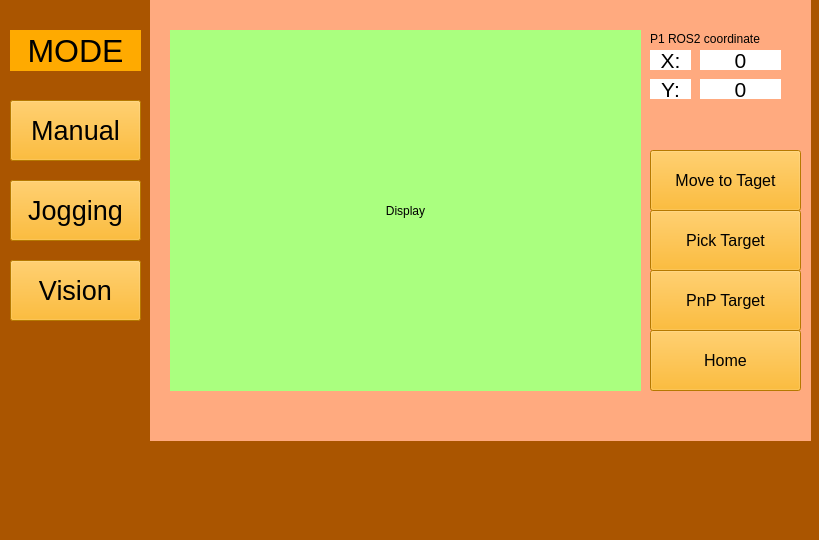
<?xml version="1.0" encoding="UTF-8"?>
<ui version="4.0">
 <class>MainWindow</class>
 <widget class="QMainWindow" name="MainWindow">
  <property name="geometry">
   <rect>
    <x>0</x>
    <y>0</y>
    <width>819</width>
    <height>540</height>
   </rect>
  </property>
  <property name="windowTitle">
   <string>MainWindow</string>
  </property>
  <property name="styleSheet">
   <string notr="true">background-color: rgb(170, 85, 0);</string>
  </property>
  <widget class="QWidget" name="centralwidget">
   <widget class="QStackedWidget" name="stackedWidget">
    <property name="geometry">
     <rect>
      <x>150</x>
      <y>0</y>
      <width>661</width>
      <height>441</height>
     </rect>
    </property>
    <property name="styleSheet">
     <string notr="true">background-color: rgb(255, 170, 127);</string>
    </property>
    <property name="currentIndex">
     <number>1</number>
    </property>
    <widget class="QWidget" name="manpage">
     <widget class="QSlider" name="horizontalSlider_2">
      <property name="geometry">
       <rect>
        <x>70</x>
        <y>240</y>
        <width>271</width>
        <height>31</height>
       </rect>
      </property>
      <property name="cursor">
       <cursorShape>PointingHandCursor</cursorShape>
      </property>
      <property name="mouseTracking">
       <bool>false</bool>
      </property>
      <property name="tabletTracking">
       <bool>false</bool>
      </property>
      <property name="styleSheet">
       <string notr="true">background-color: rgb(255, 170, 0);</string>
      </property>
      <property name="maximum">
       <number>150</number>
      </property>
      <property name="orientation">
       <enum>Qt::Horizontal</enum>
      </property>
     </widget>
     <widget class="QPushButton" name="home_bottom">
      <property name="geometry">
       <rect>
        <x>460</x>
        <y>170</y>
        <width>111</width>
        <height>61</height>
       </rect>
      </property>
      <property name="font">
       <font>
        <pointsize>12</pointsize>
       </font>
      </property>
      <property name="styleSheet">
       <string notr="true">background-color: rgb(255, 170, 0);</string>
      </property>
      <property name="text">
       <string>Home</string>
      </property>
     </widget>
     <widget class="QLabel" name="Z_core">
      <property name="geometry">
       <rect>
        <x>160</x>
        <y>300</y>
        <width>101</width>
        <height>41</height>
       </rect>
      </property>
      <property name="font">
       <font>
        <pointsize>24</pointsize>
       </font>
      </property>
      <property name="styleSheet">
       <string notr="true">background-color: rgb(255, 170, 0);</string>
      </property>
      <property name="text">
       <string>0</string>
      </property>
      <property name="alignment">
       <set>Qt::AlignCenter</set>
      </property>
     </widget>
     <widget class="QSlider" name="horizontalSlider_3">
      <property name="geometry">
       <rect>
        <x>70</x>
        <y>350</y>
        <width>271</width>
        <height>31</height>
       </rect>
      </property>
      <property name="cursor">
       <cursorShape>PointingHandCursor</cursorShape>
      </property>
      <property name="mouseTracking">
       <bool>false</bool>
      </property>
      <property name="tabletTracking">
       <bool>false</bool>
      </property>
      <property name="styleSheet">
       <string notr="true">background-color: rgb(255, 170, 0);</string>
      </property>
      <property name="maximum">
       <number>120</number>
      </property>
      <property name="orientation">
       <enum>Qt::Horizontal</enum>
      </property>
     </widget>
     <widget class="QPushButton" name="start_bottom">
      <property name="geometry">
       <rect>
        <x>460</x>
        <y>240</y>
        <width>111</width>
        <height>61</height>
       </rect>
      </property>
      <property name="font">
       <font>
        <pointsize>12</pointsize>
       </font>
      </property>
      <property name="styleSheet">
       <string notr="true">background-color: rgb(255, 170, 0);</string>
      </property>
      <property name="text">
       <string>Start</string>
      </property>
     </widget>
     <widget class="QLabel" name="label">
      <property name="geometry">
       <rect>
        <x>80</x>
        <y>300</y>
        <width>41</width>
        <height>41</height>
       </rect>
      </property>
      <property name="font">
       <font>
        <pointsize>14</pointsize>
       </font>
      </property>
      <property name="layoutDirection">
       <enum>Qt::LeftToRight</enum>
      </property>
      <property name="styleSheet">
       <string notr="true">background-color: rgb(255, 170, 0);</string>
      </property>
      <property name="text">
       <string>Z -</string>
      </property>
      <property name="alignment">
       <set>Qt::AlignCenter</set>
      </property>
     </widget>
     <widget class="QLabel" name="label_4">
      <property name="geometry">
       <rect>
        <x>300</x>
        <y>190</y>
        <width>41</width>
        <height>41</height>
       </rect>
      </property>
      <property name="font">
       <font>
        <pointsize>14</pointsize>
       </font>
      </property>
      <property name="layoutDirection">
       <enum>Qt::LeftToRight</enum>
      </property>
      <property name="styleSheet">
       <string notr="true">background-color: rgb(255, 170, 0);</string>
      </property>
      <property name="text">
       <string>Y +</string>
      </property>
      <property name="alignment">
       <set>Qt::AlignCenter</set>
      </property>
     </widget>
     <widget class="QLabel" name="label_5">
      <property name="geometry">
       <rect>
        <x>300</x>
        <y>300</y>
        <width>41</width>
        <height>41</height>
       </rect>
      </property>
      <property name="font">
       <font>
        <pointsize>14</pointsize>
       </font>
      </property>
      <property name="layoutDirection">
       <enum>Qt::LeftToRight</enum>
      </property>
      <property name="styleSheet">
       <string notr="true">background-color: rgb(255, 170, 0);</string>
      </property>
      <property name="text">
       <string>Z +</string>
      </property>
      <property name="alignment">
       <set>Qt::AlignCenter</set>
      </property>
     </widget>
     <widget class="QLabel" name="X_core">
      <property name="geometry">
       <rect>
        <x>160</x>
        <y>80</y>
        <width>101</width>
        <height>41</height>
       </rect>
      </property>
      <property name="font">
       <font>
        <pointsize>24</pointsize>
       </font>
      </property>
      <property name="styleSheet">
       <string notr="true">background-color: rgb(255, 170, 0);</string>
      </property>
      <property name="text">
       <string>0</string>
      </property>
      <property name="alignment">
       <set>Qt::AlignCenter</set>
      </property>
     </widget>
     <widget class="QLabel" name="label_3">
      <property name="geometry">
       <rect>
        <x>80</x>
        <y>80</y>
        <width>41</width>
        <height>41</height>
       </rect>
      </property>
      <property name="font">
       <font>
        <pointsize>14</pointsize>
       </font>
      </property>
      <property name="layoutDirection">
       <enum>Qt::LeftToRight</enum>
      </property>
      <property name="styleSheet">
       <string notr="true">background-color: rgb(255, 170, 0);</string>
      </property>
      <property name="text">
       <string>X -</string>
      </property>
      <property name="alignment">
       <set>Qt::AlignCenter</set>
      </property>
     </widget>
     <widget class="QLabel" name="Y_core">
      <property name="geometry">
       <rect>
        <x>160</x>
        <y>190</y>
        <width>101</width>
        <height>41</height>
       </rect>
      </property>
      <property name="font">
       <font>
        <pointsize>24</pointsize>
       </font>
      </property>
      <property name="styleSheet">
       <string notr="true">background-color: rgb(255, 170, 0);</string>
      </property>
      <property name="text">
       <string>0</string>
      </property>
      <property name="alignment">
       <set>Qt::AlignCenter</set>
      </property>
     </widget>
     <widget class="QLabel" name="label_2">
      <property name="geometry">
       <rect>
        <x>80</x>
        <y>190</y>
        <width>41</width>
        <height>41</height>
       </rect>
      </property>
      <property name="font">
       <font>
        <pointsize>14</pointsize>
       </font>
      </property>
      <property name="layoutDirection">
       <enum>Qt::LeftToRight</enum>
      </property>
      <property name="styleSheet">
       <string notr="true">background-color: rgb(255, 170, 0);</string>
      </property>
      <property name="text">
       <string>Y -</string>
      </property>
      <property name="alignment">
       <set>Qt::AlignCenter</set>
      </property>
     </widget>
     <widget class="QSlider" name="horizontalSlider_1">
      <property name="geometry">
       <rect>
        <x>70</x>
        <y>140</y>
        <width>271</width>
        <height>31</height>
       </rect>
      </property>
      <property name="cursor">
       <cursorShape>PointingHandCursor</cursorShape>
      </property>
      <property name="mouseTracking">
       <bool>false</bool>
      </property>
      <property name="tabletTracking">
       <bool>false</bool>
      </property>
      <property name="focusPolicy">
       <enum>Qt::WheelFocus</enum>
      </property>
      <property name="autoFillBackground">
       <bool>false</bool>
      </property>
      <property name="styleSheet">
       <string notr="true">background-color: rgb(255, 170, 0);</string>
      </property>
      <property name="maximum">
       <number>240</number>
      </property>
      <property name="orientation">
       <enum>Qt::Horizontal</enum>
      </property>
     </widget>
     <widget class="QLabel" name="label_6">
      <property name="geometry">
       <rect>
        <x>300</x>
        <y>80</y>
        <width>41</width>
        <height>41</height>
       </rect>
      </property>
      <property name="font">
       <font>
        <pointsize>14</pointsize>
       </font>
      </property>
      <property name="layoutDirection">
       <enum>Qt::LeftToRight</enum>
      </property>
      <property name="styleSheet">
       <string notr="true">background-color: rgb(255, 170, 0);</string>
      </property>
      <property name="text">
       <string>X +</string>
      </property>
      <property name="alignment">
       <set>Qt::AlignCenter</set>
      </property>
     </widget>
     <widget class="QLabel" name="label_7">
      <property name="geometry">
       <rect>
        <x>40</x>
        <y>30</y>
        <width>311</width>
        <height>41</height>
       </rect>
      </property>
      <property name="font">
       <font>
        <pointsize>24</pointsize>
       </font>
      </property>
      <property name="styleSheet">
       <string notr="true">background-color: rgb(255, 170, 0);</string>
      </property>
      <property name="text">
       <string>Joint Positions (mm)</string>
      </property>
      <property name="alignment">
       <set>Qt::AlignCenter</set>
      </property>
     </widget>
     <widget class="QPushButton" name="Initial_bottom">
      <property name="geometry">
       <rect>
        <x>460</x>
        <y>100</y>
        <width>111</width>
        <height>61</height>
       </rect>
      </property>
      <property name="font">
       <font>
        <pointsize>12</pointsize>
       </font>
      </property>
      <property name="styleSheet">
       <string notr="true">background-color: rgb(255, 170, 0);</string>
      </property>
      <property name="text">
       <string>Initial</string>
      </property>
     </widget>
     <widget class="QLabel" name="label_28">
      <property name="geometry">
       <rect>
        <x>390</x>
        <y>40</y>
        <width>251</width>
        <height>41</height>
       </rect>
      </property>
      <property name="font">
       <font>
        <pointsize>24</pointsize>
       </font>
      </property>
      <property name="styleSheet">
       <string notr="true">background-color: rgb(255, 170, 0);</string>
      </property>
      <property name="text">
       <string>Manual Mode</string>
      </property>
      <property name="alignment">
       <set>Qt::AlignCenter</set>
      </property>
     </widget>
    </widget>
    <widget class="QWidget" name="visionpage">
     <widget class="QLabel" name="Display">
      <property name="geometry">
       <rect>
        <x>20</x>
        <y>30</y>
        <width>471</width>
        <height>361</height>
       </rect>
      </property>
      <property name="styleSheet">
       <string notr="true">background-color: rgb(170, 255, 127);</string>
      </property>
      <property name="text">
       <string>Display</string>
      </property>
      <property name="alignment">
       <set>Qt::AlignCenter</set>
      </property>
     </widget>
     <widget class="QPushButton" name="Gopoint">
      <property name="geometry">
       <rect>
        <x>500</x>
        <y>150</y>
        <width>151</width>
        <height>61</height>
       </rect>
      </property>
      <property name="font">
       <font>
        <pointsize>12</pointsize>
       </font>
      </property>
      <property name="styleSheet">
       <string notr="true">background-color: rgb(255, 170, 0);</string>
      </property>
      <property name="text">
       <string>Move to Taget</string>
      </property>
     </widget>
     <widget class="QLabel" name="Vision_X">
      <property name="geometry">
       <rect>
        <x>550</x>
        <y>50</y>
        <width>81</width>
        <height>20</height>
       </rect>
      </property>
      <property name="font">
       <font>
        <pointsize>16</pointsize>
       </font>
      </property>
      <property name="styleSheet">
       <string notr="true">background-color: rgb(255, 255, 255);</string>
      </property>
      <property name="text">
       <string>0</string>
      </property>
      <property name="alignment">
       <set>Qt::AlignCenter</set>
      </property>
     </widget>
     <widget class="QLabel" name="Vision_Y">
      <property name="geometry">
       <rect>
        <x>550</x>
        <y>79</y>
        <width>81</width>
        <height>20</height>
       </rect>
      </property>
      <property name="font">
       <font>
        <pointsize>16</pointsize>
       </font>
      </property>
      <property name="styleSheet">
       <string notr="true">background-color: rgb(255, 255, 255);</string>
      </property>
      <property name="text">
       <string>0</string>
      </property>
      <property name="alignment">
       <set>Qt::AlignCenter</set>
      </property>
     </widget>
     <widget class="QLabel" name="label_16">
      <property name="geometry">
       <rect>
        <x>500</x>
        <y>50</y>
        <width>41</width>
        <height>20</height>
       </rect>
      </property>
      <property name="font">
       <font>
        <pointsize>16</pointsize>
       </font>
      </property>
      <property name="styleSheet">
       <string notr="true">background-color: rgb(255, 255, 255);</string>
      </property>
      <property name="text">
       <string>X:</string>
      </property>
      <property name="alignment">
       <set>Qt::AlignCenter</set>
      </property>
     </widget>
     <widget class="QLabel" name="label_18">
      <property name="geometry">
       <rect>
        <x>500</x>
        <y>79</y>
        <width>41</width>
        <height>20</height>
       </rect>
      </property>
      <property name="font">
       <font>
        <pointsize>16</pointsize>
       </font>
      </property>
      <property name="styleSheet">
       <string notr="true">background-color: rgb(255, 255, 255);</string>
      </property>
      <property name="text">
       <string>Y:</string>
      </property>
      <property name="alignment">
       <set>Qt::AlignCenter</set>
      </property>
     </widget>
     <widget class="QLabel" name="label_15">
      <property name="geometry">
       <rect>
        <x>500</x>
        <y>30</y>
        <width>141</width>
        <height>17</height>
       </rect>
      </property>
      <property name="text">
       <string>P1 ROS2 coordinate</string>
      </property>
     </widget>
     <widget class="QPushButton" name="pick_target_bt">
      <property name="geometry">
       <rect>
        <x>500</x>
        <y>210</y>
        <width>151</width>
        <height>61</height>
       </rect>
      </property>
      <property name="font">
       <font>
        <pointsize>12</pointsize>
       </font>
      </property>
      <property name="styleSheet">
       <string notr="true">background-color: rgb(255, 170, 0);</string>
      </property>
      <property name="text">
       <string>Pick Target</string>
      </property>
     </widget>
     <widget class="QPushButton" name="pnp_bt">
      <property name="geometry">
       <rect>
        <x>500</x>
        <y>270</y>
        <width>151</width>
        <height>61</height>
       </rect>
      </property>
      <property name="font">
       <font>
        <pointsize>12</pointsize>
       </font>
      </property>
      <property name="styleSheet">
       <string notr="true">background-color: rgb(255, 170, 0);</string>
      </property>
      <property name="text">
       <string>PnP Target</string>
      </property>
     </widget>
     <widget class="QPushButton" name="home_bt">
      <property name="geometry">
       <rect>
        <x>500</x>
        <y>330</y>
        <width>151</width>
        <height>61</height>
       </rect>
      </property>
      <property name="font">
       <font>
        <pointsize>12</pointsize>
       </font>
      </property>
      <property name="styleSheet">
       <string notr="true">background-color: rgb(255, 170, 0);</string>
      </property>
      <property name="text">
       <string>Home</string>
      </property>
     </widget>
    </widget>
    <widget class="QWidget" name="jogpage">
     <widget class="QPushButton" name="jogxu">
      <property name="geometry">
       <rect>
        <x>526</x>
        <y>90</y>
        <width>91</width>
        <height>51</height>
       </rect>
      </property>
      <property name="styleSheet">
       <string notr="true">background-color: rgb(170, 255, 127);</string>
      </property>
      <property name="text">
       <string>Up</string>
      </property>
      <property name="icon">
       <iconset theme="Arrow">
        <normaloff>.</normaloff>.</iconset>
      </property>
     </widget>
     <widget class="QPushButton" name="jogyd">
      <property name="geometry">
       <rect>
        <x>260</x>
        <y>200</y>
        <width>91</width>
        <height>51</height>
       </rect>
      </property>
      <property name="styleSheet">
       <string notr="true">background-color: rgb(255, 85, 0);</string>
      </property>
      <property name="text">
       <string>Down</string>
      </property>
     </widget>
     <widget class="QPushButton" name="jogxd">
      <property name="geometry">
       <rect>
        <x>260</x>
        <y>90</y>
        <width>91</width>
        <height>51</height>
       </rect>
      </property>
      <property name="styleSheet">
       <string notr="true">background-color: rgb(255, 85, 0);</string>
      </property>
      <property name="text">
       <string>Down</string>
      </property>
     </widget>
     <widget class="QPushButton" name="jogyu">
      <property name="geometry">
       <rect>
        <x>526</x>
        <y>200</y>
        <width>91</width>
        <height>51</height>
       </rect>
      </property>
      <property name="styleSheet">
       <string notr="true">background-color: rgb(170, 255, 127);</string>
      </property>
      <property name="text">
       <string>Up</string>
      </property>
     </widget>
     <widget class="QPushButton" name="jogzd">
      <property name="geometry">
       <rect>
        <x>260</x>
        <y>310</y>
        <width>91</width>
        <height>51</height>
       </rect>
      </property>
      <property name="styleSheet">
       <string notr="true">background-color: rgb(255, 85, 0);</string>
      </property>
      <property name="text">
       <string>Down</string>
      </property>
     </widget>
     <widget class="QPushButton" name="jogzu">
      <property name="geometry">
       <rect>
        <x>526</x>
        <y>310</y>
        <width>91</width>
        <height>51</height>
       </rect>
      </property>
      <property name="styleSheet">
       <string notr="true">background-color: rgb(170, 255, 127);</string>
      </property>
      <property name="text">
       <string>Up</string>
      </property>
     </widget>
     <widget class="QLabel" name="label_9">
      <property name="geometry">
       <rect>
        <x>286</x>
        <y>260</y>
        <width>41</width>
        <height>41</height>
       </rect>
      </property>
      <property name="font">
       <font>
        <pointsize>14</pointsize>
       </font>
      </property>
      <property name="layoutDirection">
       <enum>Qt::LeftToRight</enum>
      </property>
      <property name="styleSheet">
       <string notr="true">background-color: rgb(255, 170, 0);</string>
      </property>
      <property name="text">
       <string>Z -</string>
      </property>
      <property name="alignment">
       <set>Qt::AlignCenter</set>
      </property>
     </widget>
     <widget class="QLabel" name="label_10">
      <property name="geometry">
       <rect>
        <x>286</x>
        <y>40</y>
        <width>41</width>
        <height>41</height>
       </rect>
      </property>
      <property name="font">
       <font>
        <pointsize>14</pointsize>
       </font>
      </property>
      <property name="layoutDirection">
       <enum>Qt::LeftToRight</enum>
      </property>
      <property name="styleSheet">
       <string notr="true">background-color: rgb(255, 170, 0);</string>
      </property>
      <property name="text">
       <string>X -</string>
      </property>
      <property name="alignment">
       <set>Qt::AlignCenter</set>
      </property>
     </widget>
     <widget class="QLabel" name="label_11">
      <property name="geometry">
       <rect>
        <x>556</x>
        <y>260</y>
        <width>41</width>
        <height>41</height>
       </rect>
      </property>
      <property name="font">
       <font>
        <pointsize>14</pointsize>
       </font>
      </property>
      <property name="layoutDirection">
       <enum>Qt::LeftToRight</enum>
      </property>
      <property name="styleSheet">
       <string notr="true">background-color: rgb(255, 170, 0);</string>
      </property>
      <property name="text">
       <string>Z +</string>
      </property>
      <property name="alignment">
       <set>Qt::AlignCenter</set>
      </property>
     </widget>
     <widget class="QLabel" name="label_12">
      <property name="geometry">
       <rect>
        <x>556</x>
        <y>150</y>
        <width>41</width>
        <height>41</height>
       </rect>
      </property>
      <property name="font">
       <font>
        <pointsize>14</pointsize>
       </font>
      </property>
      <property name="layoutDirection">
       <enum>Qt::LeftToRight</enum>
      </property>
      <property name="styleSheet">
       <string notr="true">background-color: rgb(255, 170, 0);</string>
      </property>
      <property name="text">
       <string>Y +</string>
      </property>
      <property name="alignment">
       <set>Qt::AlignCenter</set>
      </property>
     </widget>
     <widget class="QLabel" name="label_13">
      <property name="geometry">
       <rect>
        <x>286</x>
        <y>150</y>
        <width>41</width>
        <height>41</height>
       </rect>
      </property>
      <property name="font">
       <font>
        <pointsize>14</pointsize>
       </font>
      </property>
      <property name="layoutDirection">
       <enum>Qt::LeftToRight</enum>
      </property>
      <property name="styleSheet">
       <string notr="true">background-color: rgb(255, 170, 0);</string>
      </property>
      <property name="text">
       <string>Y -</string>
      </property>
      <property name="alignment">
       <set>Qt::AlignCenter</set>
      </property>
     </widget>
     <widget class="QLabel" name="label_14">
      <property name="geometry">
       <rect>
        <x>556</x>
        <y>40</y>
        <width>41</width>
        <height>41</height>
       </rect>
      </property>
      <property name="font">
       <font>
        <pointsize>14</pointsize>
       </font>
      </property>
      <property name="layoutDirection">
       <enum>Qt::LeftToRight</enum>
      </property>
      <property name="styleSheet">
       <string notr="true">background-color: rgb(255, 170, 0);</string>
      </property>
      <property name="text">
       <string>X +</string>
      </property>
      <property name="alignment">
       <set>Qt::AlignCenter</set>
      </property>
     </widget>
     <widget class="QLabel" name="Z_core_j">
      <property name="geometry">
       <rect>
        <x>386</x>
        <y>310</y>
        <width>101</width>
        <height>51</height>
       </rect>
      </property>
      <property name="font">
       <font>
        <pointsize>24</pointsize>
       </font>
      </property>
      <property name="styleSheet">
       <string notr="true">background-color: rgb(255, 170, 0);</string>
      </property>
      <property name="text">
       <string>0</string>
      </property>
      <property name="alignment">
       <set>Qt::AlignCenter</set>
      </property>
     </widget>
     <widget class="QLabel" name="X_core_j">
      <property name="geometry">
       <rect>
        <x>386</x>
        <y>90</y>
        <width>101</width>
        <height>51</height>
       </rect>
      </property>
      <property name="font">
       <font>
        <pointsize>24</pointsize>
       </font>
      </property>
      <property name="styleSheet">
       <string notr="true">background-color: rgb(255, 170, 0);</string>
      </property>
      <property name="text">
       <string>0</string>
      </property>
      <property name="alignment">
       <set>Qt::AlignCenter</set>
      </property>
     </widget>
     <widget class="QLabel" name="Y_core_j">
      <property name="geometry">
       <rect>
        <x>386</x>
        <y>200</y>
        <width>101</width>
        <height>51</height>
       </rect>
      </property>
      <property name="font">
       <font>
        <pointsize>24</pointsize>
       </font>
      </property>
      <property name="styleSheet">
       <string notr="true">background-color: rgb(255, 170, 0);</string>
      </property>
      <property name="text">
       <string>0</string>
      </property>
      <property name="alignment">
       <set>Qt::AlignCenter</set>
      </property>
     </widget>
     <widget class="QLabel" name="X_core_j_2">
      <property name="geometry">
       <rect>
        <x>350</x>
        <y>30</y>
        <width>171</width>
        <height>51</height>
       </rect>
      </property>
      <property name="font">
       <font>
        <pointsize>24</pointsize>
       </font>
      </property>
      <property name="styleSheet">
       <string notr="true">background-color: rgb(255, 170, 0);</string>
      </property>
      <property name="text">
       <string>Millimeters</string>
      </property>
      <property name="alignment">
       <set>Qt::AlignCenter</set>
      </property>
     </widget>
     <widget class="QLineEdit" name="lineEdit">
      <property name="geometry">
       <rect>
        <x>30</x>
        <y>190</y>
        <width>161</width>
        <height>51</height>
       </rect>
      </property>
      <property name="font">
       <font>
        <pointsize>18</pointsize>
       </font>
      </property>
      <property name="text">
       <string>0</string>
      </property>
      <property name="cursorPosition">
       <number>1</number>
      </property>
      <property name="alignment">
       <set>Qt::AlignCenter</set>
      </property>
     </widget>
     <widget class="QLabel" name="X_core_j_3">
      <property name="geometry">
       <rect>
        <x>40</x>
        <y>130</y>
        <width>151</width>
        <height>51</height>
       </rect>
      </property>
      <property name="font">
       <font>
        <pointsize>14</pointsize>
       </font>
      </property>
      <property name="styleSheet">
       <string notr="true">background-color: rgb(255, 170, 0);</string>
      </property>
      <property name="text">
       <string>Setting (mm)</string>
      </property>
      <property name="alignment">
       <set>Qt::AlignCenter</set>
      </property>
     </widget>
     <widget class="QPushButton" name="selectbot">
      <property name="geometry">
       <rect>
        <x>20</x>
        <y>260</y>
        <width>81</width>
        <height>51</height>
       </rect>
      </property>
      <property name="styleSheet">
       <string notr="true">background-color: rgb(255, 85, 0);</string>
      </property>
      <property name="text">
       <string>Select</string>
      </property>
     </widget>
     <widget class="QPushButton" name="Restsetbot">
      <property name="geometry">
       <rect>
        <x>130</x>
        <y>260</y>
        <width>81</width>
        <height>51</height>
       </rect>
      </property>
      <property name="styleSheet">
       <string notr="true">background-color: rgb(170, 255, 127);</string>
      </property>
      <property name="text">
       <string>Reset</string>
      </property>
     </widget>
    </widget>
   </widget>
   <widget class="QPushButton" name="mannualMode">
    <property name="geometry">
     <rect>
      <x>10</x>
      <y>100</y>
      <width>131</width>
      <height>61</height>
     </rect>
    </property>
    <property name="font">
     <font>
      <pointsize>20</pointsize>
     </font>
    </property>
    <property name="styleSheet">
     <string notr="true">background-color: rgb(255, 170, 0);</string>
    </property>
    <property name="text">
     <string>Manual</string>
    </property>
   </widget>
   <widget class="QLabel" name="label_8">
    <property name="geometry">
     <rect>
      <x>10</x>
      <y>30</y>
      <width>131</width>
      <height>41</height>
     </rect>
    </property>
    <property name="font">
     <font>
      <pointsize>24</pointsize>
     </font>
    </property>
    <property name="styleSheet">
     <string notr="true">background-color: rgb(255, 170, 0);</string>
    </property>
    <property name="text">
     <string>MODE</string>
    </property>
    <property name="alignment">
     <set>Qt::AlignCenter</set>
    </property>
   </widget>
   <widget class="QPushButton" name="jogMode">
    <property name="geometry">
     <rect>
      <x>10</x>
      <y>180</y>
      <width>131</width>
      <height>61</height>
     </rect>
    </property>
    <property name="font">
     <font>
      <pointsize>20</pointsize>
     </font>
    </property>
    <property name="styleSheet">
     <string notr="true">background-color: rgb(255, 170, 0);</string>
    </property>
    <property name="text">
     <string>Jogging</string>
    </property>
   </widget>
   <widget class="QPushButton" name="VSMode">
    <property name="geometry">
     <rect>
      <x>10</x>
      <y>260</y>
      <width>131</width>
      <height>61</height>
     </rect>
    </property>
    <property name="font">
     <font>
      <pointsize>20</pointsize>
     </font>
    </property>
    <property name="styleSheet">
     <string notr="true">background-color: rgb(255, 170, 0);</string>
    </property>
    <property name="text">
     <string>Vision</string>
    </property>
   </widget>
  </widget>
  <widget class="QMenuBar" name="menubar">
   <property name="geometry">
    <rect>
     <x>0</x>
     <y>0</y>
     <width>819</width>
     <height>22</height>
    </rect>
   </property>
  </widget>
  <widget class="QStatusBar" name="statusbar"/>
 </widget>
 <resources/>
 <connections>
  <connection>
   <sender>horizontalSlider_3</sender>
   <signal>valueChanged(int)</signal>
   <receiver>Z_core</receiver>
   <slot>setNum(int)</slot>
   <hints>
    <hint type="sourcelabel">
     <x>354</x>
     <y>394</y>
    </hint>
    <hint type="destinationlabel">
     <x>373</x>
     <y>337</y>
    </hint>
   </hints>
  </connection>
  <connection>
   <sender>horizontalSlider_2</sender>
   <signal>valueChanged(int)</signal>
   <receiver>Y_core</receiver>
   <slot>setNum(int)</slot>
   <hints>
    <hint type="sourcelabel">
     <x>385</x>
     <y>294</y>
    </hint>
    <hint type="destinationlabel">
     <x>379</x>
     <y>252</y>
    </hint>
   </hints>
  </connection>
  <connection>
   <sender>horizontalSlider_1</sender>
   <signal>valueChanged(int)</signal>
   <receiver>X_core</receiver>
   <slot>setNum(int)</slot>
   <hints>
    <hint type="sourcelabel">
     <x>368</x>
     <y>178</y>
    </hint>
    <hint type="destinationlabel">
     <x>361</x>
     <y>139</y>
    </hint>
   </hints>
  </connection>
 </connections>
</ui>
